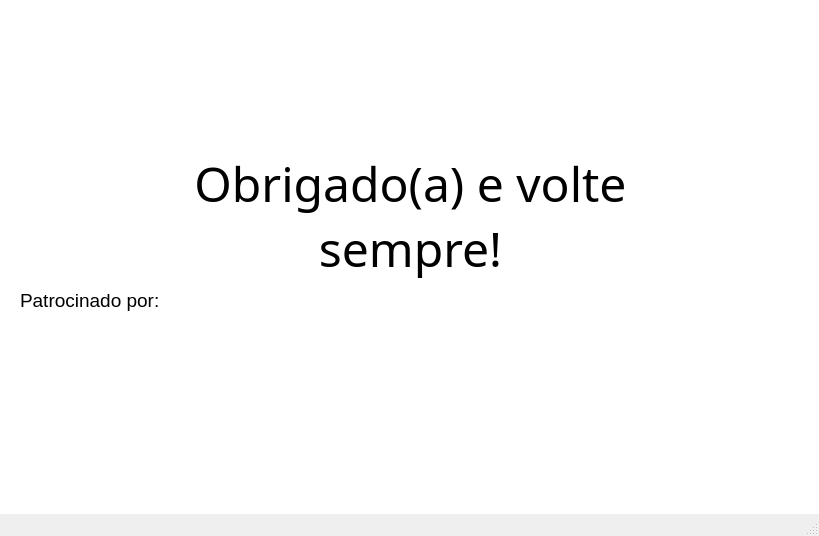
<?xml version="1.0" encoding="UTF-8"?>
<ui version="4.0">
 <class>MainWindow</class>
 <widget class="QMainWindow" name="MainWindow">
  <property name="geometry">
   <rect>
    <x>0</x>
    <y>0</y>
    <width>819</width>
    <height>536</height>
   </rect>
  </property>
  <property name="windowTitle">
   <string>MainWindow</string>
  </property>
  <widget class="QWidget" name="centralwidget">
   <widget class="QLabel" name="agradecimenti">
    <property name="geometry">
     <rect>
      <x>160</x>
      <y>130</y>
      <width>501</width>
      <height>171</height>
     </rect>
    </property>
    <property name="font">
     <font>
      <family>Forte</family>
      <pointsize>36</pointsize>
      <weight>50</weight>
      <bold>false</bold>
     </font>
    </property>
    <property name="text">
     <string>Obrigado(a) e volte sempre!</string>
    </property>
    <property name="scaledContents">
     <bool>false</bool>
    </property>
    <property name="alignment">
     <set>Qt::AlignCenter</set>
    </property>
    <property name="wordWrap">
     <bool>true</bool>
    </property>
   </widget>
   <widget class="QLabel" name="label_4">
    <property name="geometry">
     <rect>
      <x>700</x>
      <y>870</y>
      <width>211</width>
      <height>201</height>
     </rect>
    </property>
    <property name="styleSheet">
     <string notr="true">background-image: url(:/newPrefix/imagem_rota_gps.png);</string>
    </property>
    <property name="text">
     <string/>
    </property>
    <property name="pixmap">
     <pixmap>:/newPrefix/imagem_rota_gps.png</pixmap>
    </property>
    <property name="scaledContents">
     <bool>true</bool>
    </property>
   </widget>
   <widget class="QLabel" name="fundo_branco">
    <property name="geometry">
     <rect>
      <x>0</x>
      <y>-10</y>
      <width>1001</width>
      <height>661</height>
     </rect>
    </property>
    <property name="styleSheet">
     <string notr="true">background-color: rgb(255, 255, 255);</string>
    </property>
    <property name="text">
     <string/>
    </property>
   </widget>
   <widget class="QLabel" name="logo_eureka">
    <property name="geometry">
     <rect>
      <x>550</x>
      <y>40</y>
      <width>241</width>
      <height>91</height>
     </rect>
    </property>
    <property name="styleSheet">
     <string notr="true">background-image: url(:/newPrefix/logo_eureka.png);</string>
    </property>
    <property name="text">
     <string/>
    </property>
    <property name="pixmap">
     <pixmap resource="imagens.qrc">:/newPrefix/logo_eureka.png</pixmap>
    </property>
    <property name="scaledContents">
     <bool>true</bool>
    </property>
   </widget>
   <widget class="QLabel" name="logo_maua">
    <property name="geometry">
     <rect>
      <x>20</x>
      <y>20</y>
      <width>211</width>
      <height>101</height>
     </rect>
    </property>
    <property name="styleSheet">
     <string notr="true">background-image: url(:/newPrefix/logo_maua.png);</string>
    </property>
    <property name="text">
     <string/>
    </property>
    <property name="pixmap">
     <pixmap resource="imagens.qrc">:/newPrefix/logo_maua.png</pixmap>
    </property>
    <property name="scaledContents">
     <bool>true</bool>
    </property>
   </widget>
   <widget class="QLabel" name="patrocinado">
    <property name="geometry">
     <rect>
      <x>20</x>
      <y>280</y>
      <width>181</width>
      <height>41</height>
     </rect>
    </property>
    <property name="font">
     <font>
      <pointsize>14</pointsize>
     </font>
    </property>
    <property name="text">
     <string>Patrocinado por:</string>
    </property>
   </widget>
   <widget class="QLabel" name="logo_acura">
    <property name="geometry">
     <rect>
      <x>120</x>
      <y>340</y>
      <width>221</width>
      <height>81</height>
     </rect>
    </property>
    <property name="styleSheet">
     <string notr="true">background-image: url(:/newPrefix/logo_acura.png);</string>
    </property>
    <property name="text">
     <string/>
    </property>
    <property name="pixmap">
     <pixmap resource="imagens.qrc">:/newPrefix/logo_acura.png</pixmap>
    </property>
    <property name="scaledContents">
     <bool>true</bool>
    </property>
   </widget>
   <widget class="QLabel" name="logo_gs1">
    <property name="geometry">
     <rect>
      <x>510</x>
      <y>310</y>
      <width>141</width>
      <height>111</height>
     </rect>
    </property>
    <property name="styleSheet">
     <string notr="true">background-image: url(:/newPrefix/logo_gs1.png);</string>
    </property>
    <property name="text">
     <string/>
    </property>
    <property name="pixmap">
     <pixmap resource="imagens.qrc">:/newPrefix/logo_gs1.png</pixmap>
    </property>
    <property name="scaledContents">
     <bool>true</bool>
    </property>
   </widget>
   <zorder>fundo_branco</zorder>
   <zorder>agradecimenti</zorder>
   <zorder>label_4</zorder>
   <zorder>logo_eureka</zorder>
   <zorder>logo_maua</zorder>
   <zorder>patrocinado</zorder>
   <zorder>logo_acura</zorder>
   <zorder>logo_gs1</zorder>
  </widget>
  <widget class="QMenuBar" name="menubar">
   <property name="geometry">
    <rect>
     <x>0</x>
     <y>0</y>
     <width>819</width>
     <height>26</height>
    </rect>
   </property>
  </widget>
  <widget class="QStatusBar" name="statusbar"/>
 </widget>
 <resources>
  <include location="imagens.qrc"/>
 </resources>
 <connections/>
</ui>
